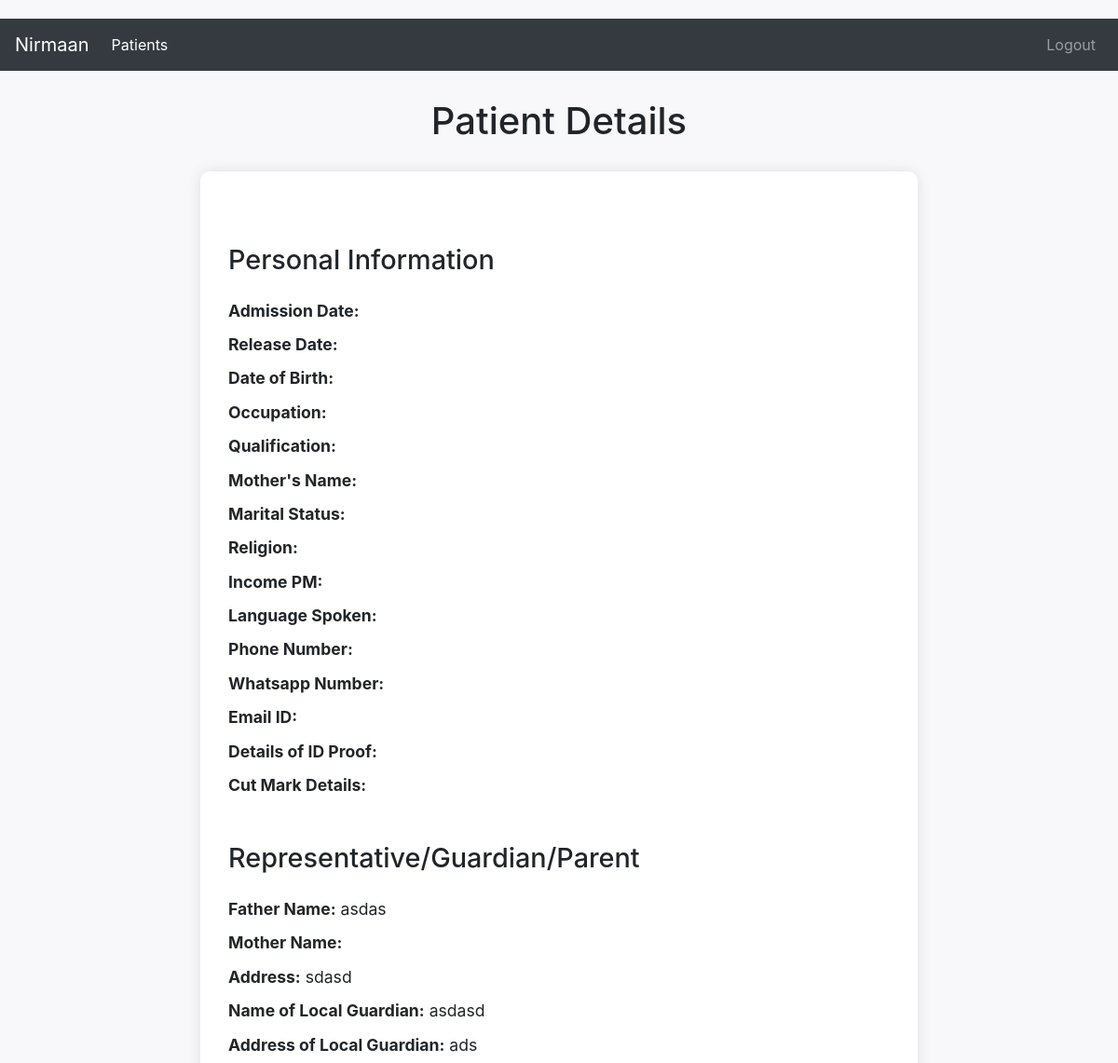
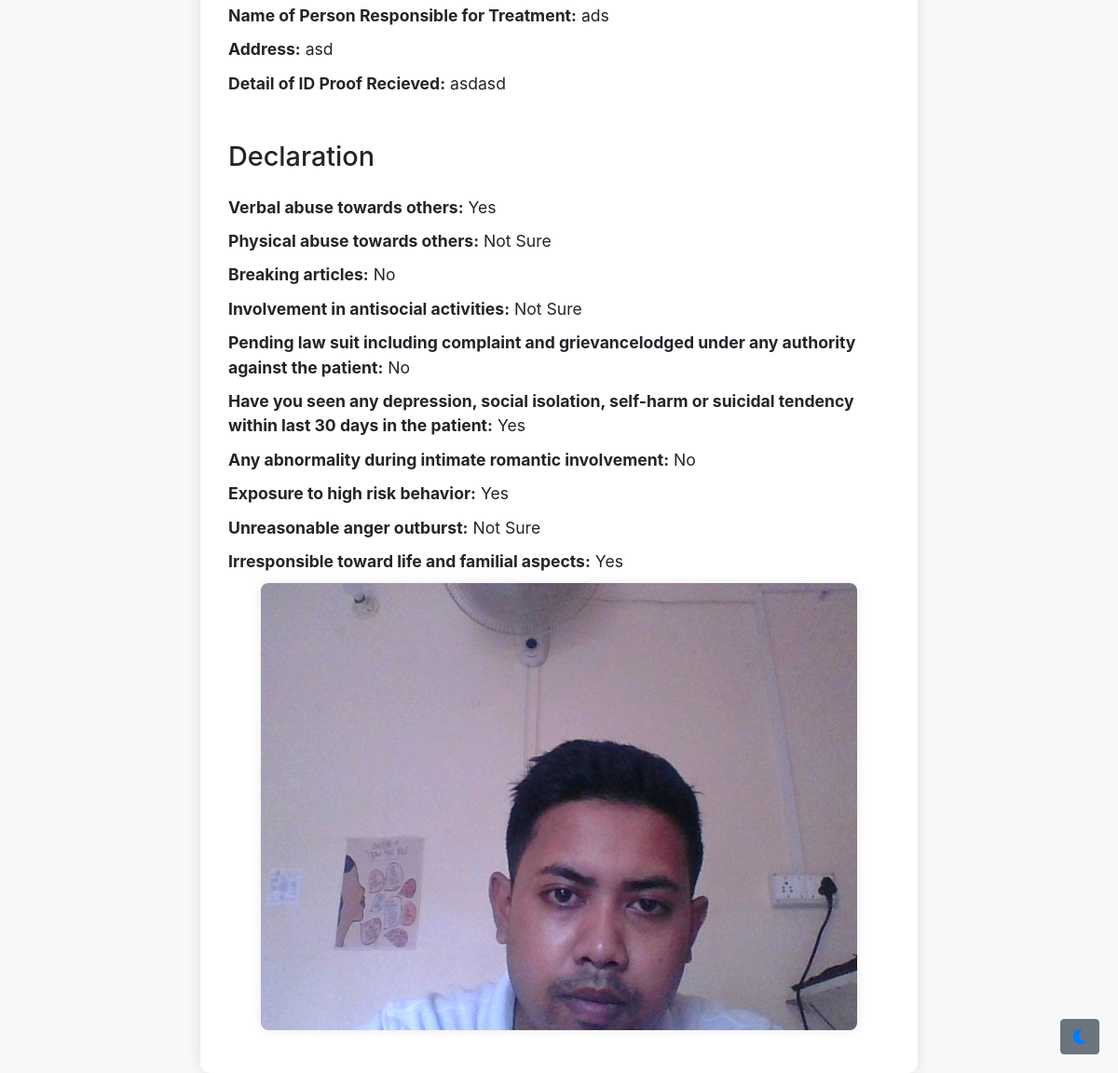
/view_patient/40/ (signed in), run on the app's committed database (2 pictures, top to bottom).
### patient/models.py (models this page shows, shortened)
class Representative(models.Model):
	patient = models.ForeignKey(Patient, on_delete=models.CASCADE)
	father_name = models.CharField(max_length=100)
	mother_name = models.CharField(max_length=100)
	address = models.TextField()
	name_of_local_guardian = models.CharField(max_length=100)
	address_of_local_guardian = models.TextField()
	name_of_person_responsible_for_treatment = models.CharField(max_length=100)
	address_2 = models.CharField(max_length=100)
	detail_of_id_proof_recieved = models.TextField()

class Declaration(models.Model):
	YES = 'Yes'
	NO = 'No'
	NOT_SURE = 'Not Sure'
	CHOICES = [
		(YES, 'Yes'),
		(NO, 'No'),
		(NOT_SURE, 'Not Sure'),
	]
	patient = models.ForeignKey(Patient, on_delete=models.CASCADE)
	verbal_abuse = models.CharField(max_length=10, choices=CHOICES, help_text="Verbal abuse towards other")
	physical_abuse = models.CharField(max_length=10, choices=CHOICES, help_text="Physical abuse towards others")
	breaking_articles = models.CharField(max_length=10, choices=CHOICES, help_text="Breaking articles")
	antisocial_activities = models.CharField(max_length=10, choices=CHOICES, help_text="Involvement in antisocial activities")
	law_suits = models.CharField(max_length=10, choices=CHOICES, help_text="Pending law suit including complaint and grievancelodged under any authority against the patient")
	abnormal_tendencies = models.CharField(max_length=10, choices=CHOICES, help_text="Have you seen any depression, social isolation, self-harm or suicidal tendency within last 30 days in the patient")
	abnormal_romatic_involment = models.CharField(max_length=10, choices=CHOICES, help_text="Any abnormality during intimate romantic involvement")
	high_risk_behavior = models.CharField(max_length=10, choices=CHOICES, help_text="Exposure to high risk behavior")
	unreasonable_anger = models.CharField(max_length=10, choices=CHOICES, help_text="Unreasonable anger outburst")
	irresponsible_aspects = models.CharField(max_length=10, choices=CHOICES, help_text="Irresponsible toward life and familial aspects")

class Patient(models.Model):
	name = models.CharField(name="Name of Patient", max_length=100)
	admission_date = models.DateField(name="Date of Admission", blank=True, null=True)
	release_date = models.DateField(name="Date of Release", blank=True, null=True)
	date_of_birth = models.DateField(name="Date of Birth", blank=True, null=True)
	father_name = models.CharField(name="Name of Father", blank=True, null=True, max_length=100)
	mother_name = models.CharField(name="Name of Mother", blank=True, null=True, max_length=100)
	image = models.ImageField(upload_to='patient_images/', blank=True, null=True)
	occupation = models.CharField(name="Occupation", blank=True, null=True, max_length=100)
	qualification = models.CharField(name="Qualification", blank=True, null=True, max_length=100)
	MARRIED = 'Married'
	UNMARRIED = 'Unmarried'
	MARITAL_STATUS_CHOICES = [
        (MARRIED, 'Married'),
        (UNMARRIED, 'Unmarried'),
    ]
	marital_status = models.CharField(name="Marital Status", blank=True, null=True, max_length=50, choices=MARITAL_STATUS_CHOICES)
	HINDU = 'Hindu'
	MUSLIM = 'Muslim'
	CHRISTIAN = 'Christian'
	OTHER = 'Other'
	RELIGION_CHOICES = [
		(HINDU, 'Hindu'),
		(MUSLIM, 'Muslim'),
		(CHRISTIAN, 'Christian'),
		(OTHER, 'Other'),
	]
	religion = models.CharField(name="Religion", blank=True, null=True, max_length=100, choices=RELIGION_CHOICES)
	income_pm = models.DecimalField(name="Income Per Month", blank=True, null=True, max_digits=10, decimal_places=2)
	language_spoken = models.CharField(name="Language(s) Spoken", blank=True, null=True, max_length=100)
	phone_number_1 = models.IntegerField(name="Phone Number (1)", blank=True, null=True, max_length=10)
	phone_number_2 = models.IntegerField(name="Phone Number (2)", blank=True, null=True, max_length=10)
	whatsapp_number = models.IntegerField(name="Whatsapp Number", blank=True, null=True, max_length=10)
	email_id = models.EmailField(name="Email Address", blank=True, null=True)
	details_of_id_proof_recieved = models.TextField(name="Details of ID Proof Recieved", blank=True, null=True)
	cut_mark_detail = models.CharField(name="Cut Mark Details", blank=True, null=True, max_length=100)

### patient/views.py (the view)
# urls.py: path('view_patient/<int:patient_id>/', views.view_patient_details, name='view_patient'),
@login_required()
def view_patient_details(request, patient_id):
    patient = get_object_or_404(Patient, pk=patient_id)
    representative = get_object_or_404(Representative, patient=patient)
    declaration = get_object_or_404(Declaration, patient=patient)
    return render(request, 'patient_details.html', {'patient': patient, 'representative': representative, 'declaration': declaration})

### templates/patient_details.html (shortened to what this page needs)
<!DOCTYPE html>
<html lang="en">
<head>
    <link rel="stylesheet" href="https://stackpath.bootstrapcdn.com/bootstrap/4.5.2/css/bootstrap.min.css">
    <link rel="stylesheet" href="https://cdnjs.cloudflare.com/ajax/libs/font-awesome/5.15.4/css/all.min.css">
</head>
<body>
    <nav class="navbar navbar-expand-lg navbar-dark bg-dark">
        <a class="navbar-brand" href="{% url 'get_patients' %}">Nirmaan</a>
        <div class="collapse navbar-collapse" id="navbarSupportedContent">
            <ul class="navbar-nav mr-auto">
                <li class="nav-item active">
                    <a class="nav-link" href="{% url 'get_patients' %}">Patients</a>
                </li>
            </ul>
            <ul class="navbar-nav ml-auto">
                {% if user.is_authenticated %}
                    <li class="nav-item">
                        <a class="nav-link" href="{% url 'account_logout' %}">Logout</a>
                    </li>
                {% else %}
                    <li class="nav-item">
                        <a class="nav-link" href="{% url 'account_login' %}">Login</a>
                    </li>
                {% endif %}
            </ul>
        </div>
    </nav>
    <button class="btn btn-secondary toggle-button" onclick="toggleTheme()">
        <i class="fas fa-moon"></i>
    </button>
    <div class="container">
        <div class="patient-details">
            <h1>Patient Details</h1>
            <div class="card">
                <div class="card-body">
                    <h2 class="card-title mb-4 mt-5">Personal Information</h2>
                    <p class="card-text"><strong>Admission Date:</strong> {{ patient.admission_date }}</p>
                    <p class="card-text"><strong>Release Date:</strong> {{ patient.release_date }}</p>
                    <p class="card-text"><strong>Date of Birth:</strong> {{ patient.date_of_birth }}</p>
                    <p class="card-text"><strong>Occupation:</strong> {{ patient.occupation }}</p>
                    <p class="card-text"><strong>Qualification:</strong> {{ patient.qualification }}</p>
                    <p class="card-text"><strong>Mother's Name:</strong> {{ patient.mother_name }}</p>
                    <p class="card-text"><strong>Marital Status:</strong> {{ patient.marital_status }}</p>
                    <p class="card-text"><strong>Religion:</strong> {{ patient.religion }}</p>
                    <p class="card-text"><strong>Income PM:</strong> {{ patient.income_pm }}</p>
                    <p class="card-text"><strong>Language Spoken:</strong> {{ patient.language_spoken }}</p>
                    <p class="card-text"><strong>Phone Number:</strong> {{ patient.phone_number }}</p>
                    <p class="card-text"><strong>Whatsapp Number:</strong> {{ patient.whatsapp_number }}</p>
                    <p class="card-text"><strong>Email ID:</strong> {{ patient.email_id }}</p>
                    <p class="card-text"><strong>Details of ID Proof:</strong> {{ patient.details_of_id_proof_recieved }}</p>
                    <p class="card-text"><strong>Cut Mark Details:</strong> {{ patient.cut_mark_detail }}</p>
                    <h2 class="card-title mb-4 mt-5">Representative/Guardian/Parent</h2>
                    <p class="card-text"><strong>Father Name:</strong> {{ representative.father_name }}</p>
                    <p class="card-text"><strong>Mother Name:</strong> {{ representative.Mother_name }}</p>
                    <p class="card-text"><strong>Address:</strong> {{ representative.address }}</p>
                    <p class="card-text"><strong>Name of Local Guardian:</strong> {{ representative.name_of_local_guardian }}</p>
                    <p class="card-text"><strong>Address of Local Guardian:</strong> {{ representative.address_of_local_guardian }}</p>
                    <p class="card-text"><strong>Name of Person Responsible for Treatment:</strong> {{ representative.name_of_person_responsible_for_treatment }}</p>
                    <p class="card-text"><strong>Address:</strong> {{ representative.address_2 }}</p>
                    <p class="card-text"><strong>Detail of ID Proof Recieved:</strong> {{ representative.detail_of_id_proof_recieved }}</p>
                    <h2 class="card-title mb-4 mt-5">Declaration</h2>
                    <p class="card-text"><strong>Verbal abuse towards others:</strong> {{ declaration.verbal_abuse }}</p>
                    <p class="card-text"><strong>Physical abuse towards others:</strong> {{ declaration.physical_abuse }}</p>
                    <p class="card-text"><strong>Breaking articles:</strong> {{ declaration.breaking_articles }}</p>
                    <p class="card-text"><strong>Involvement in antisocial activities:</strong> {{ declaration.antisocial_activities }}</p>
                    <p class="card-text"><strong>Pending law suit including complaint and grievancelodged under any authority against the patient:</strong> {{ declaration.law_suits }}</p>
                    <p class="card-text"><strong>Have you seen any depression, social isolation, self-harm or suicidal tendency within last 30 days in the patient:</strong> {{ declaration.abnormal_tendencies }}</p>
                    <p class="card-text"><strong>Any abnormality during intimate romantic involvement:</strong> {{ declaration.abnormal_romatic_involment }}</p>
                    <p class="card-text"><strong>Exposure to high risk behavior:</strong> {{ declaration.high_risk_behavior }}</p>
                    <p class="card-text"><strong>Unreasonable anger outburst:</strong> {{ declaration.unreasonable_anger }}</p>
                    <p class="card-text"><strong>Irresponsible toward life and familial aspects:</strong> {{ declaration.irresponsible_aspects }}</p>
                    {% if patient.image %}
                    <div class="text-center mb-3">
                        <img src="{{ patient.image.url }}" alt="{{ patient.name }}" class="img-fluid patient-image">
                    </div>
                    {% endif %}
                </div>
            </div>
        </div>
    </div>
</body>
</html>

### templates/patient_details.html (style rules this page uses)
body { background-color: #f8f8fa; padding-top: 20px; transition: background-color 0.3s, color 0.3s; }
.container { max-width: 800px; margin-top: 30px; }
.card { border: none; border-radius: 10px; box-shadow: 0 0 15px rgba(0, 0, 0, 0.1); transition: background-color 0.3s, color 0.3s; }
.card-body { padding: 30px; }
.patient-details h1 { font-size: 2.5rem; margin-bottom: 30px; text-align: center; }
.card-title { font-size: 1.8rem; margin-bottom: 20px; }
.card-text { font-size: 1.1rem; margin-bottom: 10px; }
.patient-image { max-width: 100%; height: auto; border-radius: 8px; box-shadow: 0 0 10px rgba(0, 0, 0, 0.1); }
.toggle-button { position: fixed; bottom: 20px; right: 20px; z-index: 1000; cursor: pointer; }
.toggle-button i { color: #007bff; }

### data on the page
Representative: father_name "asdas", address "sdasd", name_of_local_guardian "asdasd", address_of_local_guardian "ads", name_of_person_responsible_for_treatment "ads", address_2 "asd", detail_of_id_proof_recieved "asdasd"
Declaration: verbal_abuse "Yes", physical_abuse "Not Sure", breaking_articles "No", antisocial_activities "Not Sure", law_suits "No", abnormal_tendencies "Yes", abnormal_romatic_involment "No", high_risk_behavior "Yes", unreasonable_anger "Not Sure", irresponsible_aspects "Yes"
Patient: image (picture)
